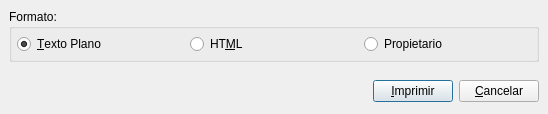
<ui version="4.0" >
 <author></author>
 <comment></comment>
 <exportmacro></exportmacro>
 <class>ExtractoPrintBase</class>
 <widget class="QDialog" name="ExtractoPrintBase" >
  <property name="geometry" >
   <rect>
    <x>0</x>
    <y>0</y>
    <width>513</width>
    <height>114</height>
   </rect>
  </property>
  <property name="windowTitle" >
   <string>Impresión del Extracto</string>
  </property>
  <layout class="QVBoxLayout" >
   <property name="margin" >
    <number>9</number>
   </property>
   <property name="spacing" >
    <number>6</number>
   </property>
   <item>
    <widget class="QGroupBox" name="groupBox" >
     <property name="sizePolicy" >
      <sizepolicy>
       <hsizetype>13</hsizetype>
       <vsizetype>0</vsizetype>
       <horstretch>0</horstretch>
       <verstretch>0</verstretch>
      </sizepolicy>
     </property>
     <property name="title" >
      <string>Formato:</string>
     </property>
     <layout class="QHBoxLayout" >
      <property name="margin" >
       <number>5</number>
      </property>
      <property name="spacing" >
       <number>5</number>
      </property>
      <item>
       <layout class="QHBoxLayout" >
        <property name="margin" >
         <number>0</number>
        </property>
        <property name="spacing" >
         <number>6</number>
        </property>
        <item>
         <widget class="QRadioButton" name="radiotexto" >
          <property name="sizePolicy" >
           <sizepolicy>
            <hsizetype>5</hsizetype>
            <vsizetype>7</vsizetype>
            <horstretch>0</horstretch>
            <verstretch>0</verstretch>
           </sizepolicy>
          </property>
          <property name="text" >
           <string>&amp;Texto Plano</string>
          </property>
          <property name="checked" >
           <bool>true</bool>
          </property>
         </widget>
        </item>
        <item>
         <widget class="QRadioButton" name="radiohtml" >
          <property name="sizePolicy" >
           <sizepolicy>
            <hsizetype>5</hsizetype>
            <vsizetype>7</vsizetype>
            <horstretch>0</horstretch>
            <verstretch>0</verstretch>
           </sizepolicy>
          </property>
          <property name="text" >
           <string>HT&amp;ML</string>
          </property>
         </widget>
        </item>
        <item>
         <widget class="QRadioButton" name="radiopropietario" >
          <property name="sizePolicy" >
           <sizepolicy>
            <hsizetype>5</hsizetype>
            <vsizetype>7</vsizetype>
            <horstretch>0</horstretch>
            <verstretch>0</verstretch>
           </sizepolicy>
          </property>
          <property name="text" >
           <string>Propietario</string>
          </property>
         </widget>
        </item>
       </layout>
      </item>
     </layout>
    </widget>
   </item>
   <item>
    <spacer>
     <property name="orientation" >
      <enum>Qt::Vertical</enum>
     </property>
     <property name="sizeType" >
      <enum>QSizePolicy::Expanding</enum>
     </property>
     <property name="sizeHint" >
      <size>
       <width>530</width>
       <height>81</height>
      </size>
     </property>
    </spacer>
   </item>
   <item>
    <layout class="QHBoxLayout" >
     <property name="margin" >
      <number>0</number>
     </property>
     <property name="spacing" >
      <number>6</number>
     </property>
     <item>
      <spacer>
       <property name="orientation" >
        <enum>Qt::Horizontal</enum>
       </property>
       <property name="sizeType" >
        <enum>QSizePolicy::Expanding</enum>
       </property>
       <property name="sizeHint" >
        <size>
         <width>398</width>
         <height>27</height>
        </size>
       </property>
      </spacer>
     </item>
     <item>
      <widget class="QPushButton" name="mui_imprimir" >
       <property name="text" >
        <string>&amp;Imprimir</string>
       </property>
       <property name="default" >
        <bool>true</bool>
       </property>
      </widget>
     </item>
     <item>
      <widget class="QPushButton" name="mui_cancelar" >
       <property name="text" >
        <string>&amp;Cancelar</string>
       </property>
      </widget>
     </item>
    </layout>
   </item>
  </layout>
 </widget>
 <layoutdefault spacing="6" margin="11" />
 <pixmapfunction></pixmapfunction>
 <resources/>
 <connections>
  <connection>
   <sender>mui_cancelar</sender>
   <signal>clicked()</signal>
   <receiver>ExtractoPrintBase</receiver>
   <slot>close()</slot>
   <hints>
    <hint type="sourcelabel" >
     <x>468</x>
     <y>146</y>
    </hint>
    <hint type="destinationlabel" >
     <x>440</x>
     <y>100</y>
    </hint>
   </hints>
  </connection>
  <connection>
   <sender>mui_imprimir</sender>
   <signal>clicked()</signal>
   <receiver>ExtractoPrintBase</receiver>
   <slot>accept()</slot>
   <hints>
    <hint type="sourcelabel" >
     <x>552</x>
     <y>144</y>
    </hint>
    <hint type="destinationlabel" >
     <x>551</x>
     <y>100</y>
    </hint>
   </hints>
  </connection>
 </connections>
</ui>
